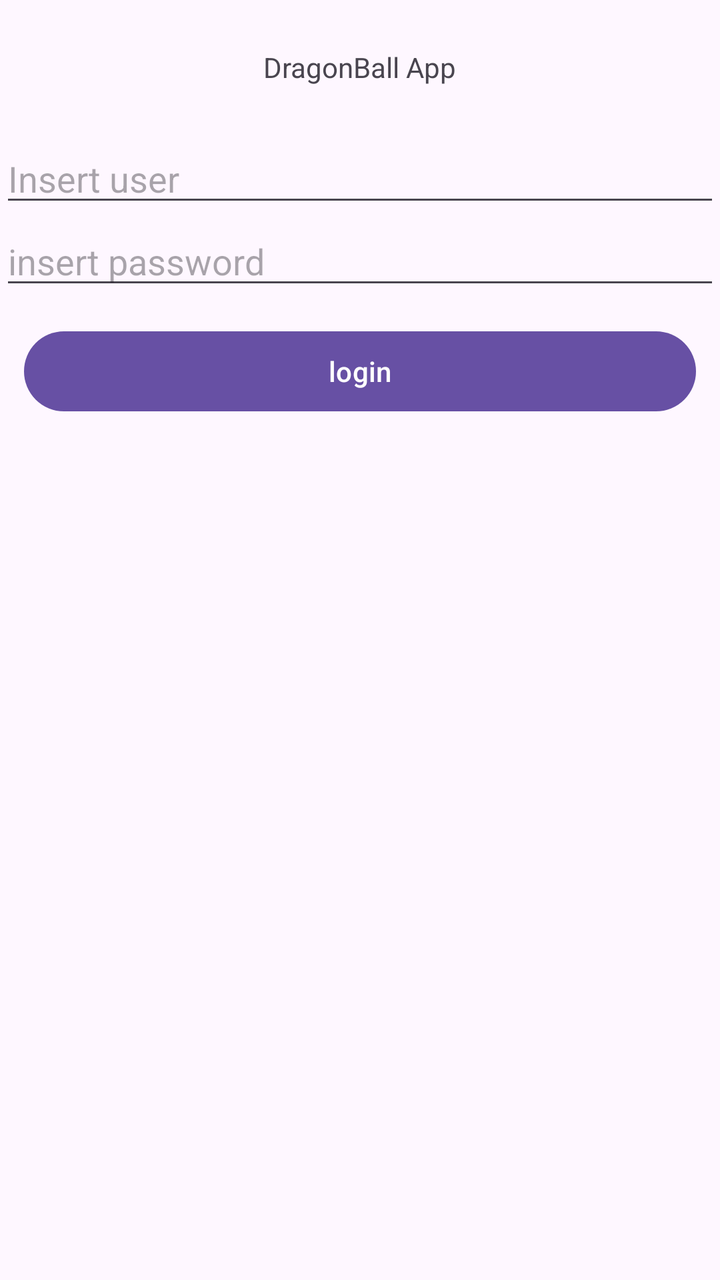
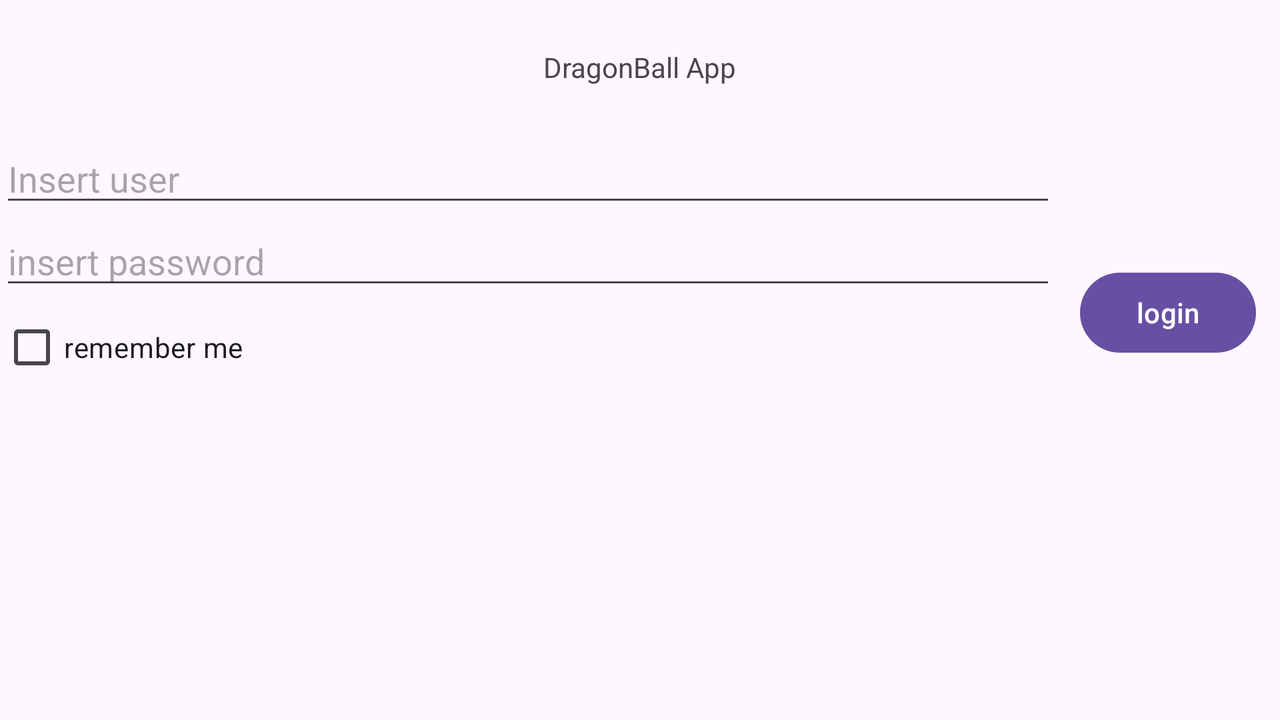

An Android layout and its configuration variant, each rendered on a device that would load it. The default file and the variant file are quoted in full after the pictures.
<!-- AndroidManifest.xml: application theme Theme.PracticaAndroid1 -->
<!-- res/layout/activity_login.xml -->
<?xml version="1.0" encoding="utf-8"?>
<LinearLayout
    xmlns:android="http://schemas.android.com/apk/res/android"
    xmlns:app="http://schemas.android.com/apk/res-auto"
    xmlns:tools="http://schemas.android.com/tools"
    android:id="@+id/main"
    android:layout_width="match_parent"
    android:layout_height="match_parent"
    android:gravity="center_horizontal"
    tools:context=".LoginActivity"
    android:orientation="vertical">

    <TextView
        android:layout_width="wrap_content"
        android:layout_height="wrap_content"
        android:layout_margin="24dp"
        android:text="@string/dragonball_app" />

    <EditText
        android:layout_width="match_parent"
        android:layout_height="wrap_content"
        android:hint="@string/insert_user"/>

    <EditText
        android:layout_width="match_parent"
        android:layout_height="wrap_content"
        android:hint="@string/insert_password"/>

    <Button
        android:layout_width="match_parent"
        android:layout_height="wrap_content"
        android:layout_margin="12dp"
        android:text="@string/login" />




</LinearLayout>
<!-- resources referenced by this layout -->
<resources>
  <string name="dragonball_app">DragonBall App</string>
  <string name="insert_password">insert password</string>
  <string name="insert_user">Insert user</string>
  <string name="login">login</string>
  <style name="Theme.PracticaAndroid1" parent="Base.Theme.PracticaAndroid1" />
  <style name="Base.Theme.PracticaAndroid1" parent="Theme.Material3.DayNight.NoActionBar">
          
          
      </style>
</resources>
<!-- res/layout-land/activity_login.xml (the repository's variant of the layout above) -->
<!-- drawn on the phone turned sideways -->
<?xml version="1.0" encoding="utf-8"?>
<LinearLayout xmlns:android="http://schemas.android.com/apk/res/android"
    xmlns:tools="http://schemas.android.com/tools"
    android:id="@+id/main"
    android:layout_width="match_parent"
    android:layout_height="match_parent"
    android:orientation="vertical"
    android:gravity="center_horizontal"
    tools:context=".login.LoginActivity">

    <TextView
        android:layout_width="wrap_content"
        android:layout_height="wrap_content"
        android:text="@string/dragonball_app"
        android:layout_margin="24dp"/>

    <LinearLayout
        android:layout_width="match_parent"
        android:layout_height="wrap_content"
        android:orientation="horizontal"
        android:gravity="center">

        <LinearLayout
            android:layout_width="0dp"
            android:layout_height="wrap_content"
            android:layout_weight="1"
            android:orientation="vertical">
            <EditText
                android:id="@+id/etUser"
                android:layout_width="match_parent"
                android:layout_height="wrap_content"
                android:hint="@string/insert_user"/>
            <EditText
                android:id="@+id/etPassword"
                android:layout_width="match_parent"
                android:layout_height="wrap_content"
                android:hint="@string/insert_password"/>

            <androidx.appcompat.widget.AppCompatCheckBox
                android:id="@+id/cbRememberUser"
                android:layout_width="wrap_content"
                android:layout_height="wrap_content"
                android:text="@string/remember_user"/>
            <ProgressBar
                android:id="@+id/pbLoading"
                style="?android:attr/progressBarStyle"
                android:layout_width="match_parent"
                android:layout_height="wrap_content"
                android:visibility="invisible" />
        </LinearLayout>

        <com.google.android.material.button.MaterialButton
            android:id="@+id/bLogin"
            android:layout_width="wrap_content"
            android:layout_height="wrap_content"
            android:layout_margin="12dp"
            android:text="@string/login"/>
    </LinearLayout>



</LinearLayout>
<!-- resources referenced by the variant -->
<!-- as the phone turned sideways resolves them -->
<resources>
  <string name="dragonball_app">DragonBall App</string>
  <string name="insert_password">insert password</string>
  <string name="insert_user">Insert user</string>
  <string name="login">login</string>
  <string name="remember_user">remember me</string>
  <style name="Theme.PracticaAndroid1" parent="Base.Theme.PracticaAndroid1" />
  <style name="Base.Theme.PracticaAndroid1" parent="Theme.Material3.DayNight.NoActionBar">
          
          
      </style>
</resources>
